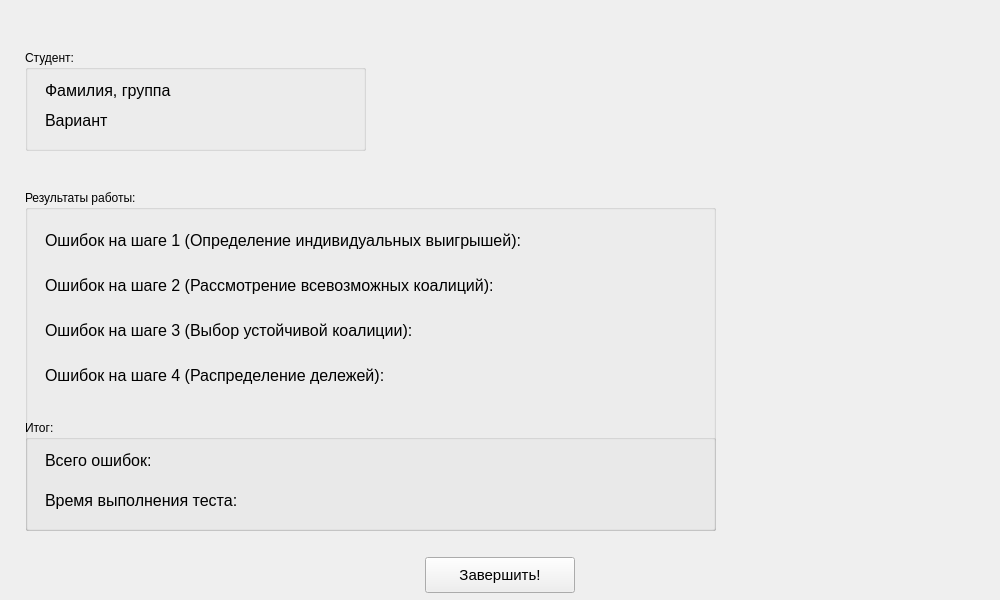
<?xml version="1.0" encoding="UTF-8"?>
<ui version="4.0">
 <class>Form</class>
 <widget class="QWidget" name="Form">
  <property name="windowModality">
   <enum>Qt::NonModal</enum>
  </property>
  <property name="geometry">
   <rect>
    <x>0</x>
    <y>0</y>
    <width>1000</width>
    <height>600</height>
   </rect>
  </property>
  <property name="focusPolicy">
   <enum>Qt::ClickFocus</enum>
  </property>
  <property name="windowTitle">
   <string>Form</string>
  </property>
  <property name="statusTip">
   <string/>
  </property>
  <property name="autoFillBackground">
   <bool>false</bool>
  </property>
  <property name="inputMethodHints">
   <set>Qt::ImhNone</set>
  </property>
  <widget class="QLabel" name="label">
   <property name="geometry">
    <rect>
     <x>0</x>
     <y>550</y>
     <width>1011</width>
     <height>50</height>
    </rect>
   </property>
   <property name="text">
    <string/>
   </property>
   <property name="pixmap">
    <pixmap>../images/border_line.png</pixmap>
   </property>
  </widget>
  <widget class="QLabel" name="label_2">
   <property name="geometry">
    <rect>
     <x>0</x>
     <y>0</y>
     <width>1021</width>
     <height>36</height>
    </rect>
   </property>
   <property name="text">
    <string/>
   </property>
   <property name="pixmap">
    <pixmap>../images/border_line.png</pixmap>
   </property>
  </widget>
  <widget class="QPushButton" name="endButton">
   <property name="geometry">
    <rect>
     <x>425</x>
     <y>557</y>
     <width>150</width>
     <height>36</height>
    </rect>
   </property>
   <property name="font">
    <font>
     <family>MS Shell Dlg 2</family>
     <pointsize>11</pointsize>
     <weight>50</weight>
     <bold>false</bold>
    </font>
   </property>
   <property name="cursor">
    <cursorShape>PointingHandCursor</cursorShape>
   </property>
   <property name="focusPolicy">
    <enum>Qt::ClickFocus</enum>
   </property>
   <property name="autoFillBackground">
    <bool>true</bool>
   </property>
   <property name="styleSheet">
    <string notr="true"/>
   </property>
   <property name="text">
    <string>Завершить!</string>
   </property>
  </widget>
  <widget class="QLabel" name="label1">
   <property name="geometry">
    <rect>
     <x>45</x>
     <y>210</y>
     <width>601</width>
     <height>61</height>
    </rect>
   </property>
   <property name="font">
    <font>
     <pointsize>12</pointsize>
    </font>
   </property>
   <property name="text">
    <string>&lt;html&gt;&lt;head/&gt;&lt;body&gt;&lt;p&gt;Ошибок на шаге 1 (Определение индивидуальных выигрышей):&lt;/p&gt;&lt;/body&gt;&lt;/html&gt;</string>
   </property>
  </widget>
  <widget class="QLabel" name="label2">
   <property name="geometry">
    <rect>
     <x>45</x>
     <y>255</y>
     <width>571</width>
     <height>61</height>
    </rect>
   </property>
   <property name="font">
    <font>
     <pointsize>12</pointsize>
    </font>
   </property>
   <property name="text">
    <string>&lt;html&gt;&lt;head/&gt;&lt;body&gt;&lt;p&gt;Ошибок на шаге 2 (Рассмотрение всевозможных коалиций):&lt;/p&gt;&lt;/body&gt;&lt;/html&gt;</string>
   </property>
  </widget>
  <widget class="QLabel" name="label3">
   <property name="geometry">
    <rect>
     <x>45</x>
     <y>300</y>
     <width>481</width>
     <height>61</height>
    </rect>
   </property>
   <property name="font">
    <font>
     <pointsize>12</pointsize>
    </font>
   </property>
   <property name="text">
    <string>&lt;html&gt;&lt;head/&gt;&lt;body&gt;&lt;p&gt;Ошибок на шаге 3 (Выбор устойчивой коалиции):&lt;/p&gt;&lt;/body&gt;&lt;/html&gt;</string>
   </property>
  </widget>
  <widget class="QLabel" name="label4">
   <property name="geometry">
    <rect>
     <x>45</x>
     <y>345</y>
     <width>431</width>
     <height>61</height>
    </rect>
   </property>
   <property name="font">
    <font>
     <pointsize>12</pointsize>
    </font>
   </property>
   <property name="text">
    <string>&lt;html&gt;&lt;head/&gt;&lt;body&gt;&lt;p&gt;Ошибок на шаге 4 (Распределение дележей):&lt;/p&gt;&lt;/body&gt;&lt;/html&gt;</string>
   </property>
  </widget>
  <widget class="QLabel" name="label5">
   <property name="geometry">
    <rect>
     <x>45</x>
     <y>430</y>
     <width>151</width>
     <height>61</height>
    </rect>
   </property>
   <property name="font">
    <font>
     <pointsize>12</pointsize>
    </font>
   </property>
   <property name="text">
    <string>&lt;html&gt;&lt;head/&gt;&lt;body&gt;&lt;p&gt;Всего ошибок: &lt;/p&gt;&lt;/body&gt;&lt;/html&gt;</string>
   </property>
  </widget>
  <widget class="QLabel" name="label6">
   <property name="geometry">
    <rect>
     <x>45</x>
     <y>480</y>
     <width>251</width>
     <height>41</height>
    </rect>
   </property>
   <property name="font">
    <font>
     <pointsize>12</pointsize>
    </font>
   </property>
   <property name="text">
    <string>&lt;html&gt;&lt;head/&gt;&lt;body&gt;&lt;p&gt;Время выполнения теста:&lt;/p&gt;&lt;/body&gt;&lt;/html&gt;</string>
   </property>
  </widget>
  <widget class="QLineEdit" name="timerLine">
   <property name="enabled">
    <bool>true</bool>
   </property>
   <property name="geometry">
    <rect>
     <x>295</x>
     <y>485</y>
     <width>151</width>
     <height>31</height>
    </rect>
   </property>
   <property name="font">
    <font>
     <pointsize>12</pointsize>
    </font>
   </property>
   <property name="cursor">
    <cursorShape>ArrowCursor</cursorShape>
   </property>
   <property name="focusPolicy">
    <enum>Qt::NoFocus</enum>
   </property>
   <property name="toolTip">
    <string/>
   </property>
   <property name="toolTipDuration">
    <number>-1</number>
   </property>
   <property name="statusTip">
    <string>dsds</string>
   </property>
   <property name="styleSheet">
    <string notr="true">background-color: transparent;</string>
   </property>
   <property name="frame">
    <bool>false</bool>
   </property>
   <property name="echoMode">
    <enum>QLineEdit::Normal</enum>
   </property>
   <property name="readOnly">
    <bool>true</bool>
   </property>
   <property name="clearButtonEnabled">
    <bool>false</bool>
   </property>
  </widget>
  <widget class="QLineEdit" name="errorsLine">
   <property name="enabled">
    <bool>true</bool>
   </property>
   <property name="geometry">
    <rect>
     <x>195</x>
     <y>445</y>
     <width>71</width>
     <height>31</height>
    </rect>
   </property>
   <property name="font">
    <font>
     <pointsize>12</pointsize>
    </font>
   </property>
   <property name="cursor">
    <cursorShape>ArrowCursor</cursorShape>
   </property>
   <property name="focusPolicy">
    <enum>Qt::NoFocus</enum>
   </property>
   <property name="toolTip">
    <string/>
   </property>
   <property name="toolTipDuration">
    <number>-1</number>
   </property>
   <property name="statusTip">
    <string>dsds</string>
   </property>
   <property name="styleSheet">
    <string notr="true">background-color: transparent;</string>
   </property>
   <property name="frame">
    <bool>false</bool>
   </property>
   <property name="echoMode">
    <enum>QLineEdit::Normal</enum>
   </property>
   <property name="readOnly">
    <bool>true</bool>
   </property>
   <property name="clearButtonEnabled">
    <bool>false</bool>
   </property>
  </widget>
  <widget class="QLineEdit" name="errorsLine_step4">
   <property name="enabled">
    <bool>true</bool>
   </property>
   <property name="geometry">
    <rect>
     <x>480</x>
     <y>360</y>
     <width>61</width>
     <height>31</height>
    </rect>
   </property>
   <property name="font">
    <font>
     <pointsize>12</pointsize>
    </font>
   </property>
   <property name="cursor">
    <cursorShape>ArrowCursor</cursorShape>
   </property>
   <property name="focusPolicy">
    <enum>Qt::NoFocus</enum>
   </property>
   <property name="toolTip">
    <string/>
   </property>
   <property name="toolTipDuration">
    <number>-1</number>
   </property>
   <property name="statusTip">
    <string>dsds</string>
   </property>
   <property name="styleSheet">
    <string notr="true">background-color: transparent;</string>
   </property>
   <property name="frame">
    <bool>false</bool>
   </property>
   <property name="echoMode">
    <enum>QLineEdit::Normal</enum>
   </property>
   <property name="readOnly">
    <bool>true</bool>
   </property>
   <property name="clearButtonEnabled">
    <bool>false</bool>
   </property>
  </widget>
  <widget class="QLineEdit" name="errorsLine_step3">
   <property name="enabled">
    <bool>true</bool>
   </property>
   <property name="geometry">
    <rect>
     <x>515</x>
     <y>315</y>
     <width>51</width>
     <height>31</height>
    </rect>
   </property>
   <property name="font">
    <font>
     <pointsize>12</pointsize>
    </font>
   </property>
   <property name="cursor">
    <cursorShape>ArrowCursor</cursorShape>
   </property>
   <property name="focusPolicy">
    <enum>Qt::NoFocus</enum>
   </property>
   <property name="toolTip">
    <string/>
   </property>
   <property name="toolTipDuration">
    <number>-1</number>
   </property>
   <property name="statusTip">
    <string>dsds</string>
   </property>
   <property name="styleSheet">
    <string notr="true">background-color: transparent;</string>
   </property>
   <property name="frame">
    <bool>false</bool>
   </property>
   <property name="echoMode">
    <enum>QLineEdit::Normal</enum>
   </property>
   <property name="readOnly">
    <bool>true</bool>
   </property>
   <property name="clearButtonEnabled">
    <bool>false</bool>
   </property>
  </widget>
  <widget class="QLineEdit" name="errorsLine_step2">
   <property name="enabled">
    <bool>true</bool>
   </property>
   <property name="geometry">
    <rect>
     <x>615</x>
     <y>270</y>
     <width>51</width>
     <height>31</height>
    </rect>
   </property>
   <property name="font">
    <font>
     <pointsize>12</pointsize>
    </font>
   </property>
   <property name="cursor">
    <cursorShape>ArrowCursor</cursorShape>
   </property>
   <property name="focusPolicy">
    <enum>Qt::NoFocus</enum>
   </property>
   <property name="toolTip">
    <string/>
   </property>
   <property name="toolTipDuration">
    <number>-1</number>
   </property>
   <property name="statusTip">
    <string>dsds</string>
   </property>
   <property name="styleSheet">
    <string notr="true">background-color: transparent;</string>
   </property>
   <property name="frame">
    <bool>false</bool>
   </property>
   <property name="echoMode">
    <enum>QLineEdit::Normal</enum>
   </property>
   <property name="readOnly">
    <bool>true</bool>
   </property>
   <property name="clearButtonEnabled">
    <bool>false</bool>
   </property>
  </widget>
  <widget class="QLineEdit" name="v_13vs2_7">
   <property name="enabled">
    <bool>true</bool>
   </property>
   <property name="geometry">
    <rect>
     <x>890</x>
     <y>400</y>
     <width>91</width>
     <height>31</height>
    </rect>
   </property>
   <property name="font">
    <font>
     <pointsize>12</pointsize>
    </font>
   </property>
   <property name="cursor">
    <cursorShape>ArrowCursor</cursorShape>
   </property>
   <property name="toolTip">
    <string/>
   </property>
   <property name="toolTipDuration">
    <number>-1</number>
   </property>
   <property name="statusTip">
    <string>dsds</string>
   </property>
   <property name="styleSheet">
    <string notr="true">background-color: transparent;</string>
   </property>
   <property name="frame">
    <bool>false</bool>
   </property>
   <property name="echoMode">
    <enum>QLineEdit::Normal</enum>
   </property>
   <property name="readOnly">
    <bool>true</bool>
   </property>
   <property name="clearButtonEnabled">
    <bool>false</bool>
   </property>
  </widget>
  <widget class="QLineEdit" name="errorsLine_step1">
   <property name="enabled">
    <bool>true</bool>
   </property>
   <property name="geometry">
    <rect>
     <x>650</x>
     <y>225</y>
     <width>51</width>
     <height>31</height>
    </rect>
   </property>
   <property name="font">
    <font>
     <pointsize>12</pointsize>
    </font>
   </property>
   <property name="cursor">
    <cursorShape>ArrowCursor</cursorShape>
   </property>
   <property name="focusPolicy">
    <enum>Qt::NoFocus</enum>
   </property>
   <property name="toolTip">
    <string/>
   </property>
   <property name="toolTipDuration">
    <number>-1</number>
   </property>
   <property name="statusTip">
    <string>dsds</string>
   </property>
   <property name="styleSheet">
    <string notr="true">background-color: transparent;</string>
   </property>
   <property name="frame">
    <bool>false</bool>
   </property>
   <property name="echoMode">
    <enum>QLineEdit::Normal</enum>
   </property>
   <property name="readOnly">
    <bool>true</bool>
   </property>
   <property name="clearButtonEnabled">
    <bool>false</bool>
   </property>
  </widget>
  <widget class="QLabel" name="label_3">
   <property name="geometry">
    <rect>
     <x>740</x>
     <y>330</y>
     <width>261</width>
     <height>261</height>
    </rect>
   </property>
   <property name="text">
    <string/>
   </property>
   <property name="pixmap">
    <pixmap>../images/big_game_theory.png</pixmap>
   </property>
   <property name="scaledContents">
    <bool>true</bool>
   </property>
  </widget>
  <widget class="QLabel" name="label_4">
   <property name="geometry">
    <rect>
     <x>0</x>
     <y>0</y>
     <width>1001</width>
     <height>601</height>
    </rect>
   </property>
   <property name="text">
    <string/>
   </property>
   <property name="pixmap">
    <pixmap>../images/white_background.png</pixmap>
   </property>
   <property name="scaledContents">
    <bool>true</bool>
   </property>
  </widget>
  <widget class="QGroupBox" name="groupBox">
   <property name="geometry">
    <rect>
     <x>25</x>
     <y>50</y>
     <width>341</width>
     <height>101</height>
    </rect>
   </property>
   <property name="title">
    <string>Студент:</string>
   </property>
   <widget class="QLabel" name="variantLine">
    <property name="geometry">
     <rect>
      <x>20</x>
      <y>55</y>
      <width>141</width>
      <height>31</height>
     </rect>
    </property>
    <property name="font">
     <font>
      <pointsize>12</pointsize>
     </font>
    </property>
    <property name="text">
     <string>Вариант</string>
    </property>
    <property name="alignment">
     <set>Qt::AlignLeading|Qt::AlignLeft|Qt::AlignVCenter</set>
    </property>
   </widget>
   <widget class="QLabel" name="studentInfoLine">
    <property name="geometry">
     <rect>
      <x>20</x>
      <y>25</y>
      <width>321</width>
      <height>31</height>
     </rect>
    </property>
    <property name="font">
     <font>
      <pointsize>12</pointsize>
     </font>
    </property>
    <property name="text">
     <string>Фамилия, группа</string>
    </property>
    <property name="alignment">
     <set>Qt::AlignLeading|Qt::AlignLeft|Qt::AlignVCenter</set>
    </property>
   </widget>
  </widget>
  <widget class="QGroupBox" name="groupBox_2">
   <property name="geometry">
    <rect>
     <x>25</x>
     <y>190</y>
     <width>691</width>
     <height>341</height>
    </rect>
   </property>
   <property name="title">
    <string>Результаты работы:</string>
   </property>
   <widget class="QGroupBox" name="groupBox_3">
    <property name="geometry">
     <rect>
      <x>0</x>
      <y>230</y>
      <width>691</width>
      <height>111</height>
     </rect>
    </property>
    <property name="title">
     <string>Итог:</string>
    </property>
   </widget>
  </widget>
  <zorder>label_4</zorder>
  <zorder>groupBox</zorder>
  <zorder>groupBox_2</zorder>
  <zorder>label_2</zorder>
  <zorder>label1</zorder>
  <zorder>label2</zorder>
  <zorder>label3</zorder>
  <zorder>label4</zorder>
  <zorder>label5</zorder>
  <zorder>label6</zorder>
  <zorder>timerLine</zorder>
  <zorder>errorsLine</zorder>
  <zorder>errorsLine_step4</zorder>
  <zorder>errorsLine_step3</zorder>
  <zorder>errorsLine_step2</zorder>
  <zorder>v_13vs2_7</zorder>
  <zorder>errorsLine_step1</zorder>
  <zorder>label_3</zorder>
  <zorder>label</zorder>
  <zorder>endButton</zorder>
 </widget>
 <resources/>
 <connections/>
</ui>
